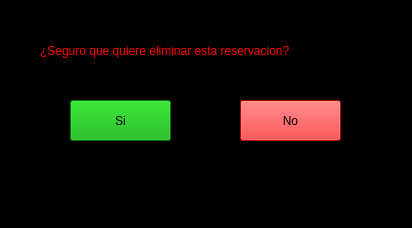
<?xml version="1.0" encoding="UTF-8"?>
<ui version="4.0">
 <class>MainWindow</class>
 <widget class="QMainWindow" name="MainWindow">
  <property name="geometry">
   <rect>
    <x>0</x>
    <y>0</y>
    <width>412</width>
    <height>228</height>
   </rect>
  </property>
  <property name="windowTitle">
   <string>MainWindow</string>
  </property>
  <property name="styleSheet">
   <string notr="true">background-color: rgb(0, 0, 0);</string>
  </property>
  <widget class="QWidget" name="centralwidget">
   <widget class="QLabel" name="label">
    <property name="geometry">
     <rect>
      <x>40</x>
      <y>30</y>
      <width>331</width>
      <height>41</height>
     </rect>
    </property>
    <property name="styleSheet">
     <string notr="true">color: rgb(255, 0, 0);
font: 75 12pt &quot;MS Shell Dlg 2&quot;;</string>
    </property>
    <property name="text">
     <string>¿Seguro que quiere eliminar esta reservacion?</string>
    </property>
   </widget>
   <widget class="QPushButton" name="si">
    <property name="geometry">
     <rect>
      <x>70</x>
      <y>100</y>
      <width>101</width>
      <height>41</height>
     </rect>
    </property>
    <property name="styleSheet">
     <string notr="true">background-color: rgb(0, 170, 0);</string>
    </property>
    <property name="text">
     <string>Si</string>
    </property>
   </widget>
   <widget class="QPushButton" name="no">
    <property name="geometry">
     <rect>
      <x>240</x>
      <y>100</y>
      <width>101</width>
      <height>41</height>
     </rect>
    </property>
    <property name="styleSheet">
     <string notr="true">background-color: rgb(255, 0, 0);</string>
    </property>
    <property name="text">
     <string>No</string>
    </property>
   </widget>
  </widget>
  <widget class="QStatusBar" name="statusbar"/>
 </widget>
 <resources/>
 <connections/>
</ui>
